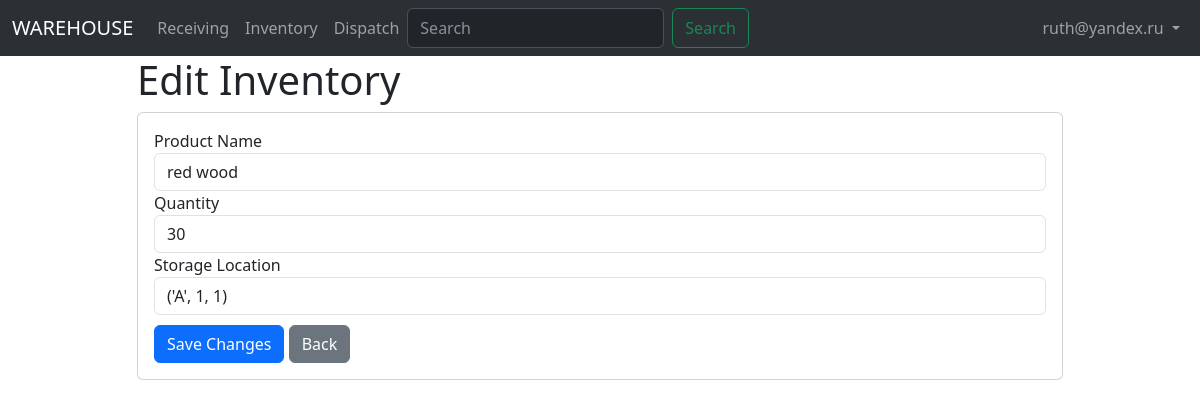
Page /inventory/edit/1 (signed in) on the committed database.
### app.py (models this page shows, shortened)
class User(db.Model, UserMixin):
    id = db.Column(db.Integer, primary_key=True)
    email = db.Column(db.String(100), unique=True, nullable=False)
    password_hash = db.Column(db.String(128), nullable=False)
    active = db.Column(db.Boolean())
    roles = db.relationship('Role', secondary=roles_user ,backref=db.backref('users', lazy='dynamic'))
    def has_role(self, role):
        return role in [r.name for r in self.roles]

class Inventory(db.Model):
    inventory_id = db.Column(db.Integer, primary_key=True)
    product_name = db.Column(db.String(50), db.ForeignKey('product.product_name'), nullable=False)
    quantity = db.Column(db.Integer, nullable=False)
    storage_id = db.Column(db.Integer, db.ForeignKey('storage_location.storage_id'), nullable=False)
    product = db.relationship('Product', backref=db.backref('inventory', lazy=True))
    storage_location = db.relationship('Storage_location', backref=db.backref('Inventory', lazy=True))

class Product(db.Model):
    product_name = db.Column(db.String(50), primary_key=True, nullable=False)
    description = db.Column(db.String(100), nullable=False)
    storage_type = db.Column(db.String(50), nullable=False)

class Storage_location(db.Model):
    storage_id = db.Column(db.Integer, primary_key=True)
    section = db.Column(db.String(50), nullable=False)
    level = db.Column(db.Integer, nullable=False)
    shelf = db.Column(db.Integer, nullable=False)

### app.py (the view)
@app.route('/inventory/edit/<int:id>', methods=['GET', 'POST'])
@login_required
def edit_inventory(id):
    inventory = Inventory.query.get_or_404(id)
    if request.method == 'POST':
        inventory.product_name = request.form['product_name']
        inventory.quantity = request.form['quantity']
        inventory.storage_id = request.form['storage_id']
        db.session.commit()
        return redirect(url_for('inventory'))
    else:
        products = Product.query.all()
        storage_locations = Storage_location.query.all()
        return render_template('inventory/edit_inventory.html', inventory=inventory, products=products, storage_locations=storage_locations)

### app.py (called while the page is built)
@login_manager.user_loader
def load_user(user_id):
    return User.query.get(int(user_id))

### templates/inventory/edit_inventory.html
{% extends 'base.html' %}
{% block content %}
<div class="container">
  <div class="row justify-content-center">
    <div class="col-md-10">
      <h1>Edit Inventory</h1>
      <div class="card mb-4">
        <div class="card-body">
          <form method="POST">
            <div class="form-group">
              <label for="product_name">Product Name</label>
              <select class="form-control" id="product_name" name="product_name">
                {% for product in products %}
                <option value="{{ product.product_name }}" {% if inventory.product_name == product.product_name %}selected{% endif %}>{{ product.product_name }}</option>
                {% endfor %}
              </select>
            </div>
            <div class="form-group">
              <label for="quantity">Quantity</label>
              <input type="number" class="form-control" id="quantity" name="quantity" value="{{ inventory.quantity }}" required>
            </div>
            <div class="form-group" style="margin-bottom: 10px;">
              <label for="storage_id">Storage Location</label>
              <select class="form-control" id="storage_id" name="storage_id">
                {% for storage_location in storage_locations %}
                <option value="{{ storage_location.storage_id }}" {% if inventory.storage_id == storage_location.storage_id %}selected{% endif %}>{{ storage_location.section, storage_location.level, storage_location.shelf }}</option>
                {% endfor %}
              </select>
            </div>
            <button type="submit" class="btn btn-primary">Save Changes</button>
            <a href="{{ url_for('inventory') }}" class="btn btn-secondary">Back</a>
          </form>
        </div>
      </div>
    </div>
  </div>
</div>
{% endblock %}

### templates/base.html (shortened to what this page needs)
<!DOCTYPE html>
<html>
<head>
	<link href="https://cdn.jsdelivr.net/npm/bootstrap@5.3.0-alpha3/dist/css/bootstrap.min.css" rel="stylesheet">
</head>
<body>
	<nav class="navbar navbar-expand-lg bg-body-tertiary" data-bs-theme="dark">
		<div class="container-fluid">
			<a class="navbar-brand" href="{{ url_for('search') }}">WAREHOUSE</a>
			<div class="collapse navbar-collapse" id="navbarNav">
				<ul class="navbar-nav me-auto mb-2 mb-lg-0">
					<li class="nav-item">
					  <a class="nav-link" href="{{ url_for('receiving') }}">Receiving</a>
					</li>
					<li class="nav-item">
					  <a class="nav-link" href="{{ url_for('inventory') }}">Inventory</a>
					</li>
					<li class="nav-item">
					  <a class="nav-link" href="{{ url_for('dispatch') }}">Dispatch</a>
					</li>
					<form class="d-flex" role="search" method="GET">
						<input class="form-control me-2" type="search" placeholder="Search" aria-label="Search" name ="q" value="{{  request.args.get('q', '') }}">
						<button class="btn btn-outline-success" type="submit">Search</button>
					</form>
				</ul>
				{% if current_user.is_authenticated %}
				<ul class="navbar-nav ml-auto">
				<li class="nav-item dropdown">
					<a class="nav-link dropdown-toggle" href="#" id="navbarDropdown" role="button" data-bs-toggle="dropdown" aria-expanded="false">
					{{ current_user.email }}
					</a>
				</li>
				</ul>
				{% else %}
				<ul class="navbar-nav ml-auto">
				<li class="nav-item">
					<a class="nav-link" href="{{ url_for('login') }}">Login</a>
				</li>
				</ul>
				{% endif %}
			</div>
		</div>
	</nav>
	{% block content %}
	{% endblock %}
</body>
</html>

### rows in the picture
User: email "ruth@yandex.ru"
Inventory: product_name "red wood", quantity "30", storage_id "('A', 1, 1)"
